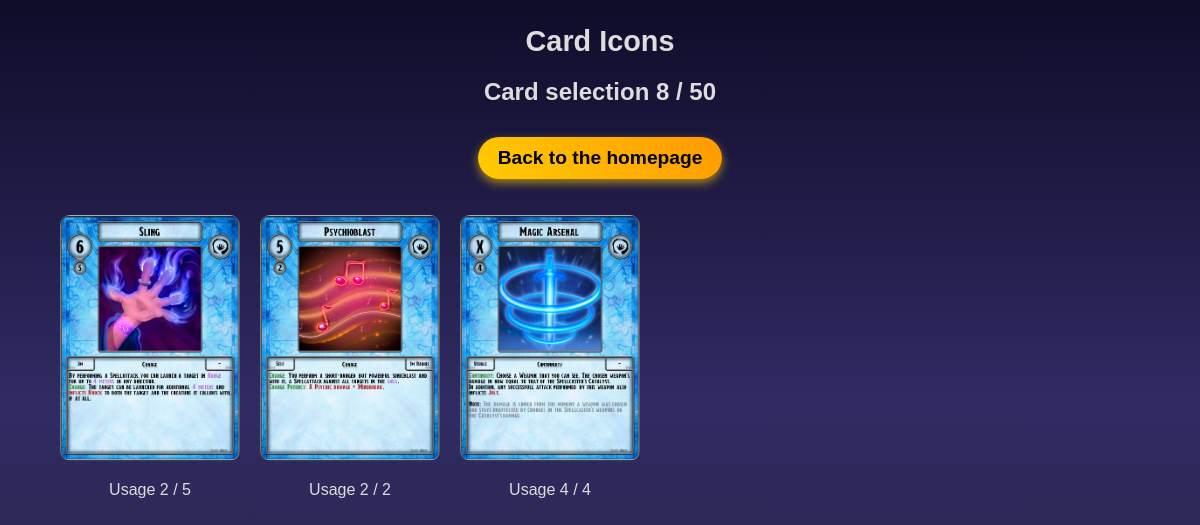
/deck (signed in), run on an earlier commit of the app's database.
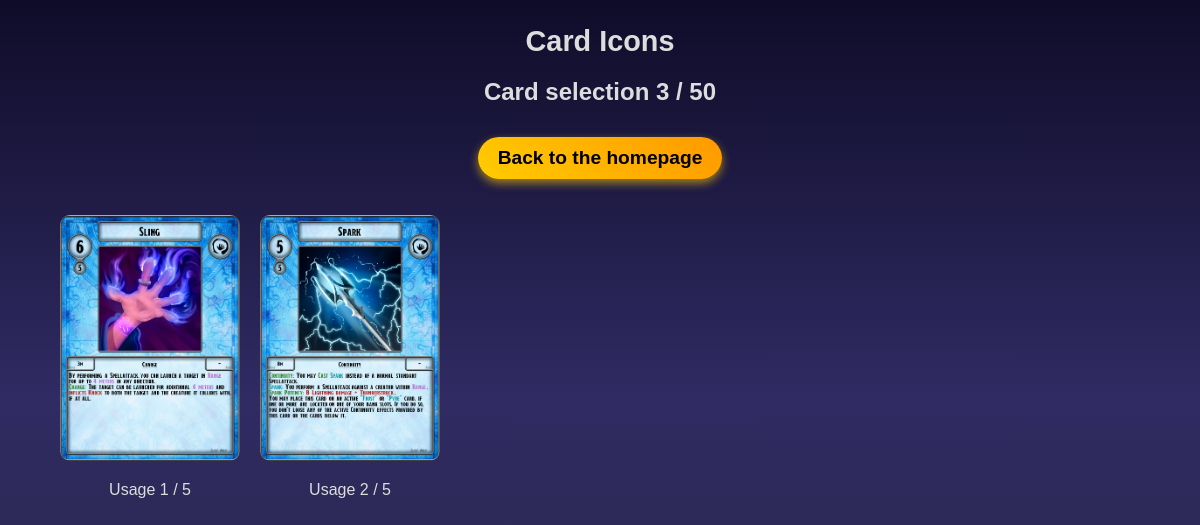
And on a later commit of the database.
### tables this page shows
CREATE TABLE deck(id, card, max, amount);

### main.py (the view)
@app.route('/deck')
def deck():
    user = session.get('username')
    if user is None:
        return redirect(url_for('open_reg_log'))
    else:
        card_usage = get_card_count(user)
        return render_template('deck.html', size_cards=get_deck_amount(user), card_usage=card_usage)

### backend/database.py (called while the page is built)
def transform_username_id(username):
    with con:
        cur_new = con.cursor()
        cmd = 'SELECT id FROM player WHERE username LIKE ?'
        res = cur_new.execute(cmd, (username,))
        result = res.fetchone()
    if result:
        return result[0]
    raise ValueError(f'User {username} not found.')

def get_deck_amount(player):
    player_id = transform_username_id(player)
    cmd = 'SELECT amount FROM deck WHERE id = ?'
    cur.execute(cmd, (player_id, ))
    row = cur.fetchall()
    i = 0
    for x in row:
        i += x[0]
    return i

def get_card_count(player):
    player_id = transform_username_id(player)
    cmd = f'SELECT card, amount FROM deck WHERE id = {player_id}'
    cur.execute(cmd)
    rows = cur.fetchall()
    con.commit()
    return rows

### templates/deck.html (shortened to what this page needs)
<!DOCTYPE html>
<html lang="en">
<head>
    <link rel="stylesheet" href="{{ url_for('static', filename='styles/deck.css') }}">
</head>
<body>
    <div class="container">
        <header>
            <div class="header-content">
                <h1>Card Icons</h1>
                {% if size_cards %}
                <h2 id="karten_title">Card selection {{ size_cards }} / 50</h2>
                {% else %}
                <h2 id="karten_title">Card selection</h2>
                {% endif %}
                <p><a href="/" class="back-button">Back to the homepage</a></p>
            </div>
        </header>
        <div class="card-container">
            {% for image, usage in card_usage %}
            <div class="card">
                <img src="{{ url_for('static', filename='assetsFolder/Cards/' + image) }}" alt="{{ image }}" class="remove-card" data-card="{{ image }}">
                <p>Usage {{ usage }} / {{ image.rsplit('_', 2)[1] }}</p>
            </div>
            {% endfor %}
        </div>
    </div>
</body>
</html>

### static/styles/deck.css (style rules this page uses)
body { margin: 0; padding: 0; display: flex; justify-content: center; align-items: flex-start; min-height: 100vh; font-family: 'Jost', sans-serif; background: linear-gradient(to bottom, #0f0c29, #302b63, #24243e); color: white; }
.container { width: 90%; max-width: 1200px; margin-top: 20px; display: flex; flex-direction: column; align-items: flex-start; }
header { width: 100%; display: flex; justify-content: center; align-items: center; text-align: center; margin-bottom: 20px; }
.header-content { display: flex; flex-direction: column; align-items: center; gap: 10px; }
p { display: flex; flex-direction: column; align-items: center; gap: 3px; color: #ddd; }
h1, h2 { margin: 5px 0; color: #ddd; }
h1 { font-size: 1.8em; }
h2 { font-size: 1.5em; }
.back-button { font-size: 1.2em; font-weight: bold; padding: 10px 20px; background: linear-gradient(45deg, #ffcc00, #ff9900); color: black; text-decoration: none; border-radius: 25px; display: inline-block; transition: all 0.3s ease; box-shadow: 0px 4px 10px rgba(255, 204, 0, 0.6); }
.card-container { display: flex; flex-wrap: wrap; justify-content: flex-start; gap: 20px; width: 100%; }
.card { width: 180px; max-width: 200px; box-sizing: border-box; }
.card img { width: 100%; height: auto; object-fit: contain; cursor: pointer; transition: transform 0.2s ease, box-shadow 0.2s ease; border-radius: 10px; }

What changed in the data, as far as the page shows it:
removed deck: card (picture), amount "2", card "2"
changed deck (number 1 of 2 on the later page): amount "2" → "1"
changed deck (number 2 of 2 on the later page): card: a different picture; amount "4" → "2"; card "4" → "5"
Also different on the page:
{{ size_cards }}: "8" → "3"
